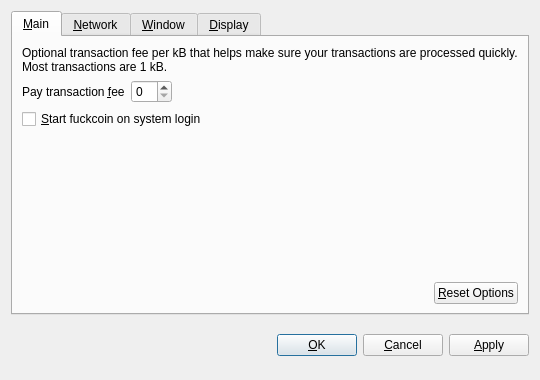
<?xml version="1.0" encoding="UTF-8"?>
<ui version="4.0">
 <class>OptionsDialog</class>
 <widget class="QDialog" name="OptionsDialog">
  <property name="geometry">
   <rect>
    <x>0</x>
    <y>0</y>
    <width>540</width>
    <height>380</height>
   </rect>
  </property>
  <property name="windowTitle">
   <string>Options</string>
  </property>
  <property name="modal">
   <bool>true</bool>
  </property>
  <layout class="QVBoxLayout" name="verticalLayout">
   <item>
    <widget class="QTabWidget" name="tabWidget">
     <property name="tabPosition">
      <enum>QTabWidget::North</enum>
     </property>
     <property name="currentIndex">
      <number>0</number>
     </property>
     <widget class="QWidget" name="tabMain">
      <attribute name="title">
       <string>&amp;Main</string>
      </attribute>
      <layout class="QVBoxLayout" name="verticalLayout_Main">
       <item>
        <widget class="QLabel" name="transactionFeeInfoLabel">
         <property name="text">
          <string>Optional transaction fee per kB that helps make sure your transactions are processed quickly. Most transactions are 1 kB.</string>
         </property>
         <property name="textFormat">
          <enum>Qt::PlainText</enum>
         </property>
         <property name="wordWrap">
          <bool>true</bool>
         </property>
        </widget>
       </item>
       <item>
        <layout class="QHBoxLayout" name="horizontalLayout_1_Main">
         <item>
          <widget class="QLabel" name="transactionFeeLabel">
           <property name="text">
            <string>Pay transaction &amp;fee</string>
           </property>
           <property name="textFormat">
            <enum>Qt::PlainText</enum>
           </property>
           <property name="buddy">
            <cstring>transactionFee</cstring>
           </property>
          </widget>
         </item>
         <item>
          <widget class="BitcoinAmountField" name="transactionFee"/>
         </item>
         <item>
          <spacer name="horizontalSpacer_1_Main">
           <property name="orientation">
            <enum>Qt::Horizontal</enum>
           </property>
           <property name="sizeHint" stdset="0">
            <size>
             <width>40</width>
             <height>20</height>
            </size>
           </property>
          </spacer>
         </item>
        </layout>
       </item>
       <item>
        <widget class="QCheckBox" name="bitcoinAtStartup">
         <property name="toolTip">
          <string>Automatically start fuckcoin after logging in to the system.</string>
         </property>
         <property name="text">
          <string>&amp;Start fuckcoin on system login</string>
         </property>
        </widget>
       </item>
       <item>
        <spacer name="verticalSpacer_Main">
         <property name="orientation">
          <enum>Qt::Vertical</enum>
         </property>
         <property name="sizeHint" stdset="0">
          <size>
           <width>20</width>
           <height>40</height>
          </size>
         </property>
        </spacer>
       </item>
       <item>
        <layout class="QHBoxLayout" name="horizontalLayout_2_Main">
         <item>
          <spacer name="horizontalSpacer_2_Main">
           <property name="orientation">
            <enum>Qt::Horizontal</enum>
           </property>
           <property name="sizeHint" stdset="0">
            <size>
             <width>40</width>
             <height>20</height>
            </size>
           </property>
          </spacer>
         </item>
         <item>
          <widget class="QPushButton" name="resetButton">
           <property name="toolTip">
            <string>Reset all client options to default.</string>
           </property>
           <property name="text">
            <string>&amp;Reset Options</string>
           </property>
           <property name="autoDefault">
            <bool>false</bool>
           </property>
          </widget>
         </item>
        </layout>
       </item>
      </layout>
     </widget>
     <widget class="QWidget" name="tabNetwork">
      <attribute name="title">
       <string>&amp;Network</string>
      </attribute>
      <layout class="QVBoxLayout" name="verticalLayout_Network">
       <item>
        <widget class="QCheckBox" name="mapPortUpnp">
         <property name="toolTip">
          <string>Automatically open the fuckcoin client port on the router. This only works when your router supports UPnP and it is enabled.</string>
         </property>
         <property name="text">
          <string>Map port using &amp;UPnP</string>
         </property>
        </widget>
       </item>
       <item>
        <widget class="QCheckBox" name="connectSocks">
         <property name="toolTip">
          <string>Connect to the fuckcoin network through a SOCKS proxy (e.g. when connecting through Tor).</string>
         </property>
         <property name="text">
          <string>&amp;Connect through SOCKS proxy:</string>
         </property>
        </widget>
       </item>
       <item>
        <layout class="QHBoxLayout" name="horizontalLayout_Network">
         <item>
          <widget class="QLabel" name="proxyIpLabel">
           <property name="text">
            <string>Proxy &amp;IP:</string>
           </property>
           <property name="textFormat">
            <enum>Qt::PlainText</enum>
           </property>
           <property name="buddy">
            <cstring>proxyIp</cstring>
           </property>
          </widget>
         </item>
         <item>
          <widget class="QValidatedLineEdit" name="proxyIp">
           <property name="maximumSize">
            <size>
             <width>140</width>
             <height>16777215</height>
            </size>
           </property>
           <property name="toolTip">
            <string>IP address of the proxy (e.g. 127.0.0.1)</string>
           </property>
          </widget>
         </item>
         <item>
          <widget class="QLabel" name="proxyPortLabel">
           <property name="text">
            <string>&amp;Port:</string>
           </property>
           <property name="textFormat">
            <enum>Qt::PlainText</enum>
           </property>
           <property name="buddy">
            <cstring>proxyPort</cstring>
           </property>
          </widget>
         </item>
         <item>
          <widget class="QLineEdit" name="proxyPort">
           <property name="maximumSize">
            <size>
             <width>55</width>
             <height>16777215</height>
            </size>
           </property>
           <property name="toolTip">
            <string>Port of the proxy (e.g. 9050)</string>
           </property>
          </widget>
         </item>
         <item>
          <widget class="QLabel" name="socksVersionLabel">
           <property name="text">
            <string>SOCKS &amp;Version:</string>
           </property>
           <property name="textFormat">
            <enum>Qt::PlainText</enum>
           </property>
           <property name="buddy">
            <cstring>socksVersion</cstring>
           </property>
          </widget>
         </item>
         <item>
          <widget class="QValueComboBox" name="socksVersion">
           <property name="toolTip">
            <string>SOCKS version of the proxy (e.g. 5)</string>
           </property>
          </widget>
         </item>
         <item>
          <spacer name="horizontalSpacer_Network">
           <property name="orientation">
            <enum>Qt::Horizontal</enum>
           </property>
           <property name="sizeHint" stdset="0">
            <size>
             <width>40</width>
             <height>20</height>
            </size>
           </property>
          </spacer>
         </item>
        </layout>
       </item>
       <item>
        <spacer name="verticalSpacer_Network">
         <property name="orientation">
          <enum>Qt::Vertical</enum>
         </property>
         <property name="sizeHint" stdset="0">
          <size>
           <width>20</width>
           <height>40</height>
          </size>
         </property>
        </spacer>
       </item>
      </layout>
     </widget>
     <widget class="QWidget" name="tabWindow">
      <attribute name="title">
       <string>&amp;Window</string>
      </attribute>
      <layout class="QVBoxLayout" name="verticalLayout_Window">
       <item>
        <widget class="QCheckBox" name="minimizeToTray">
         <property name="toolTip">
          <string>Show only a tray icon after minimizing the window.</string>
         </property>
         <property name="text">
          <string>&amp;Minimize to the tray instead of the taskbar</string>
         </property>
        </widget>
       </item>
       <item>
        <widget class="QCheckBox" name="minimizeOnClose">
         <property name="toolTip">
          <string>Minimize instead of exit the application when the window is closed. When this option is enabled, the application will be closed only after selecting Quit in the menu.</string>
         </property>
         <property name="text">
          <string>M&amp;inimize on close</string>
         </property>
        </widget>
       </item>
       <item>
        <spacer name="verticalSpacer_Window">
         <property name="orientation">
          <enum>Qt::Vertical</enum>
         </property>
         <property name="sizeHint" stdset="0">
          <size>
           <width>20</width>
           <height>40</height>
          </size>
         </property>
        </spacer>
       </item>
      </layout>
     </widget>
     <widget class="QWidget" name="tabDisplay">
      <attribute name="title">
       <string>&amp;Display</string>
      </attribute>
      <layout class="QVBoxLayout" name="verticalLayout_Display">
       <item>
        <layout class="QHBoxLayout" name="horizontalLayout_1_Display">
         <item>
          <widget class="QLabel" name="langLabel">
           <property name="text">
            <string>User Interface &amp;language:</string>
           </property>
           <property name="textFormat">
            <enum>Qt::PlainText</enum>
           </property>
           <property name="buddy">
            <cstring>lang</cstring>
           </property>
          </widget>
         </item>
         <item>
          <widget class="QValueComboBox" name="lang">
           <property name="toolTip">
            <string>The user interface language can be set here. This setting will take effect after restarting fuckcoin.</string>
           </property>
          </widget>
         </item>
        </layout>
       </item>
       <item>
        <layout class="QHBoxLayout" name="horizontalLayout_2_Display">
         <item>
          <widget class="QLabel" name="unitLabel">
           <property name="text">
            <string>&amp;Unit to show amounts in:</string>
           </property>
           <property name="textFormat">
            <enum>Qt::PlainText</enum>
           </property>
           <property name="buddy">
            <cstring>unit</cstring>
           </property>
          </widget>
         </item>
         <item>
          <widget class="QValueComboBox" name="unit">
           <property name="toolTip">
            <string>Choose the default subdivision unit to show in the interface and when sending coins.</string>
           </property>
          </widget>
         </item>
        </layout>
       </item>
       <item>
        <widget class="QCheckBox" name="displayAddresses">
         <property name="toolTip">
          <string>Whether to show fuckcoin addresses in the transaction list or not.</string>
         </property>
         <property name="text">
          <string>&amp;Display addresses in transaction list</string>
         </property>
        </widget>
       </item>
       <item>
        <widget class="QCheckBox" name="coinControlFeatures">
         <property name="toolTip">
          <string>Whether to show coin control features or not.</string>
         </property>
         <property name="text">
          <string>Display coin &amp;control features (experts only!)</string>
         </property>
        </widget>
       </item>
       <item>
        <spacer name="verticalSpacer_Display">
         <property name="orientation">
          <enum>Qt::Vertical</enum>
         </property>
         <property name="sizeHint" stdset="0">
          <size>
           <width>20</width>
           <height>40</height>
          </size>
         </property>
        </spacer>
       </item>
      </layout>
     </widget>
    </widget>
   </item>
   <item>
    <layout class="QHBoxLayout" name="horizontalLayout_Buttons">
     <item>
      <spacer name="horizontalSpacer_1">
       <property name="orientation">
        <enum>Qt::Horizontal</enum>
       </property>
       <property name="sizeHint" stdset="0">
        <size>
         <width>40</width>
         <height>48</height>
        </size>
       </property>
      </spacer>
     </item>
     <item>
      <widget class="QLabel" name="statusLabel">
       <property name="font">
        <font>
         <weight>75</weight>
         <bold>true</bold>
        </font>
       </property>
       <property name="text">
        <string/>
       </property>
       <property name="textFormat">
        <enum>Qt::PlainText</enum>
       </property>
       <property name="wordWrap">
        <bool>true</bool>
       </property>
      </widget>
     </item>
     <item>
      <spacer name="horizontalSpacer_2">
       <property name="orientation">
        <enum>Qt::Horizontal</enum>
       </property>
       <property name="sizeHint" stdset="0">
        <size>
         <width>40</width>
         <height>48</height>
        </size>
       </property>
      </spacer>
     </item>
     <item>
      <widget class="QPushButton" name="okButton">
       <property name="text">
        <string>&amp;OK</string>
       </property>
      </widget>
     </item>
     <item>
      <widget class="QPushButton" name="cancelButton">
       <property name="text">
        <string>&amp;Cancel</string>
       </property>
       <property name="autoDefault">
        <bool>false</bool>
       </property>
      </widget>
     </item>
     <item>
      <widget class="QPushButton" name="applyButton">
       <property name="text">
        <string>&amp;Apply</string>
       </property>
       <property name="autoDefault">
        <bool>false</bool>
       </property>
      </widget>
     </item>
    </layout>
   </item>
  </layout>
 </widget>
 <customwidgets>
  <customwidget>
   <class>BitcoinAmountField</class>
   <extends>QSpinBox</extends>
   <header>bitcoinamountfield.h</header>
  </customwidget>
  <customwidget>
   <class>QValueComboBox</class>
   <extends>QComboBox</extends>
   <header>qvaluecombobox.h</header>
  </customwidget>
  <customwidget>
   <class>QValidatedLineEdit</class>
   <extends>QLineEdit</extends>
   <header>qvalidatedlineedit.h</header>
  </customwidget>
 </customwidgets>
 <resources/>
 <connections/>
</ui>
